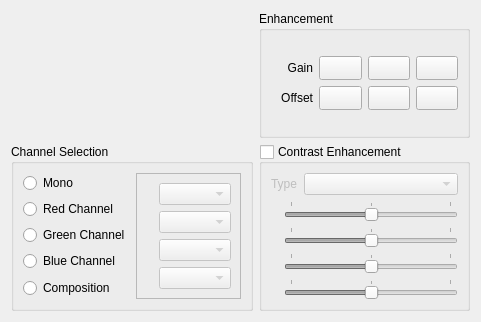
<?xml version="1.0" encoding="UTF-8"?>
<ui version="4.0">
 <class>RasterVisualWidgetForm</class>
 <widget class="QWidget" name="RasterVisualWidgetForm">
  <property name="geometry">
   <rect>
    <x>0</x>
    <y>0</y>
    <width>481</width>
    <height>322</height>
   </rect>
  </property>
  <property name="windowTitle">
   <string>Raster Visual</string>
  </property>
  <layout class="QGridLayout" name="m_mainGridLayout">
   <item row="0" column="0">
    <layout class="QGridLayout" name="m_internalGridLayout">
     <item row="0" column="0">
      <widget class="QWidget" name="m_opacityWidget" native="true">
       <property name="sizePolicy">
        <sizepolicy hsizetype="Preferred" vsizetype="Preferred">
         <horstretch>0</horstretch>
         <verstretch>0</verstretch>
        </sizepolicy>
       </property>
      </widget>
     </item>
     <item row="0" column="1">
      <widget class="QGroupBox" name="m_enhancementGroupBox">
       <property name="title">
        <string>Enhancement</string>
       </property>
       <property name="flat">
        <bool>true</bool>
       </property>
       <layout class="QGridLayout" name="gridLayout_8">
        <item row="0" column="0">
         <layout class="QGridLayout" name="gridLayout_7">
          <item row="0" column="0">
           <layout class="QGridLayout" name="gridLayout_5">
            <item row="0" column="0">
             <widget class="QLabel" name="m_gainLabel">
              <property name="minimumSize">
               <size>
                <width>40</width>
                <height>0</height>
               </size>
              </property>
              <property name="text">
               <string>Gain</string>
              </property>
              <property name="alignment">
               <set>Qt::AlignRight|Qt::AlignTrailing|Qt::AlignVCenter</set>
              </property>
             </widget>
            </item>
            <item row="0" column="1">
             <widget class="QPushButton" name="m_gainPlusPushButton">
              <property name="maximumSize">
               <size>
                <width>16777215</width>
                <height>24</height>
               </size>
              </property>
              <property name="text">
               <string/>
              </property>
              <property name="icon">
               <iconset>
                <normaloff>:/tvLite/images/plus.png</normaloff>:/tvLite/images/plus.png</iconset>
              </property>
              <property name="flat">
               <bool>false</bool>
              </property>
             </widget>
            </item>
            <item row="0" column="2">
             <widget class="QPushButton" name="m_gainMinusPushButton">
              <property name="maximumSize">
               <size>
                <width>16777215</width>
                <height>24</height>
               </size>
              </property>
              <property name="text">
               <string/>
              </property>
              <property name="icon">
               <iconset>
                <normaloff>:/tvLite/images/minus.png</normaloff>:/tvLite/images/minus.png</iconset>
              </property>
              <property name="flat">
               <bool>false</bool>
              </property>
             </widget>
            </item>
            <item row="0" column="3">
             <widget class="QPushButton" name="m_gainResetPushButton">
              <property name="maximumSize">
               <size>
                <width>16777215</width>
                <height>24</height>
               </size>
              </property>
              <property name="text">
               <string/>
              </property>
              <property name="flat">
               <bool>false</bool>
              </property>
             </widget>
            </item>
           </layout>
          </item>
          <item row="1" column="0">
           <layout class="QGridLayout" name="gridLayout_6">
            <item row="0" column="0">
             <widget class="QLabel" name="m_offSetLabel">
              <property name="minimumSize">
               <size>
                <width>40</width>
                <height>0</height>
               </size>
              </property>
              <property name="text">
               <string>Offset</string>
              </property>
              <property name="alignment">
               <set>Qt::AlignRight|Qt::AlignTrailing|Qt::AlignVCenter</set>
              </property>
             </widget>
            </item>
            <item row="0" column="1">
             <widget class="QPushButton" name="m_offsetPlusPushButton">
              <property name="maximumSize">
               <size>
                <width>16777215</width>
                <height>24</height>
               </size>
              </property>
              <property name="text">
               <string/>
              </property>
              <property name="icon">
               <iconset>
                <normaloff>:/tvLite/images/plus.png</normaloff>:/tvLite/images/plus.png</iconset>
              </property>
              <property name="flat">
               <bool>false</bool>
              </property>
             </widget>
            </item>
            <item row="0" column="2">
             <widget class="QPushButton" name="m_offsetMinusPushButton">
              <property name="maximumSize">
               <size>
                <width>16777215</width>
                <height>24</height>
               </size>
              </property>
              <property name="text">
               <string/>
              </property>
              <property name="icon">
               <iconset>
                <normaloff>:/tvLite/images/minus.png</normaloff>:/tvLite/images/minus.png</iconset>
              </property>
              <property name="flat">
               <bool>false</bool>
              </property>
             </widget>
            </item>
            <item row="0" column="3">
             <widget class="QPushButton" name="m_offsetResetPushButton">
              <property name="maximumSize">
               <size>
                <width>16777215</width>
                <height>24</height>
               </size>
              </property>
              <property name="text">
               <string/>
              </property>
             </widget>
            </item>
           </layout>
          </item>
         </layout>
        </item>
       </layout>
      </widget>
     </item>
     <item row="1" column="0">
      <widget class="QGroupBox" name="m_compositionGroupBox">
       <property name="title">
        <string>Channel Selection</string>
       </property>
       <property name="flat">
        <bool>true</bool>
       </property>
       <layout class="QGridLayout" name="gridLayout_44">
        <item row="0" column="0">
         <widget class="QRadioButton" name="m_composeMRadioButton">
          <property name="text">
           <string>Mono</string>
          </property>
         </widget>
        </item>
        <item row="0" column="1" rowspan="5">
         <widget class="QFrame" name="rasterCompositionFrame">
          <property name="enabled">
           <bool>true</bool>
          </property>
          <property name="frameShape">
           <enum>QFrame::StyledPanel</enum>
          </property>
          <property name="frameShadow">
           <enum>QFrame::Raised</enum>
          </property>
          <layout class="QGridLayout" name="gridLayout_43">
           <item row="0" column="0">
            <layout class="QGridLayout" name="gridLayout_27">
             <item row="4" column="0">
              <widget class="QLabel" name="m_composeBlueLabel">
               <property name="maximumSize">
                <size>
                 <width>14</width>
                 <height>14</height>
                </size>
               </property>
               <property name="text">
                <string/>
               </property>
               <property name="pixmap">
                <pixmap>:/bullets/images/bullet_blue.png</pixmap>
               </property>
               <property name="scaledContents">
                <bool>true</bool>
               </property>
               <property name="buddy">
                <cstring>m_composeBComboBox</cstring>
               </property>
              </widget>
             </item>
             <item row="4" column="1">
              <widget class="QComboBox" name="m_composeBComboBox">
               <property name="enabled">
                <bool>false</bool>
               </property>
               <property name="sizePolicy">
                <sizepolicy hsizetype="MinimumExpanding" vsizetype="Fixed">
                 <horstretch>0</horstretch>
                 <verstretch>0</verstretch>
                </sizepolicy>
               </property>
              </widget>
             </item>
             <item row="3" column="0">
              <widget class="QLabel" name="m_composeGreenLabel">
               <property name="maximumSize">
                <size>
                 <width>14</width>
                 <height>14</height>
                </size>
               </property>
               <property name="text">
                <string/>
               </property>
               <property name="pixmap">
                <pixmap>:/bullets/images/bullet_green.png</pixmap>
               </property>
               <property name="scaledContents">
                <bool>true</bool>
               </property>
               <property name="buddy">
                <cstring>m_composeGComboBox</cstring>
               </property>
              </widget>
             </item>
             <item row="3" column="1">
              <widget class="QComboBox" name="m_composeGComboBox">
               <property name="enabled">
                <bool>false</bool>
               </property>
               <property name="sizePolicy">
                <sizepolicy hsizetype="MinimumExpanding" vsizetype="Fixed">
                 <horstretch>0</horstretch>
                 <verstretch>0</verstretch>
                </sizepolicy>
               </property>
              </widget>
             </item>
             <item row="1" column="0">
              <widget class="QLabel" name="m_composeRedLabel">
               <property name="maximumSize">
                <size>
                 <width>14</width>
                 <height>14</height>
                </size>
               </property>
               <property name="text">
                <string/>
               </property>
               <property name="pixmap">
                <pixmap>:/bullets/images/bullet_red.png</pixmap>
               </property>
               <property name="scaledContents">
                <bool>true</bool>
               </property>
               <property name="buddy">
                <cstring>m_composeRComboBox</cstring>
               </property>
              </widget>
             </item>
             <item row="1" column="1">
              <widget class="QComboBox" name="m_composeRComboBox">
               <property name="enabled">
                <bool>false</bool>
               </property>
               <property name="sizePolicy">
                <sizepolicy hsizetype="MinimumExpanding" vsizetype="Fixed">
                 <horstretch>0</horstretch>
                 <verstretch>0</verstretch>
                </sizepolicy>
               </property>
              </widget>
             </item>
             <item row="0" column="1">
              <widget class="QComboBox" name="m_composeMComboBox">
               <property name="enabled">
                <bool>false</bool>
               </property>
               <property name="sizePolicy">
                <sizepolicy hsizetype="MinimumExpanding" vsizetype="Fixed">
                 <horstretch>0</horstretch>
                 <verstretch>0</verstretch>
                </sizepolicy>
               </property>
              </widget>
             </item>
             <item row="0" column="0">
              <widget class="QLabel" name="m_composeMonoLabel">
               <property name="maximumSize">
                <size>
                 <width>14</width>
                 <height>14</height>
                </size>
               </property>
               <property name="text">
                <string/>
               </property>
               <property name="pixmap">
                <pixmap>:/bullets/images/bullet_gray.png</pixmap>
               </property>
               <property name="scaledContents">
                <bool>true</bool>
               </property>
               <property name="buddy">
                <cstring>m_composeMComboBox</cstring>
               </property>
              </widget>
             </item>
            </layout>
           </item>
          </layout>
         </widget>
        </item>
        <item row="1" column="0">
         <widget class="QRadioButton" name="m_composeRRadioButton">
          <property name="text">
           <string>Red Channel</string>
          </property>
         </widget>
        </item>
        <item row="2" column="0">
         <widget class="QRadioButton" name="m_composeGRadioButton">
          <property name="text">
           <string>Green Channel</string>
          </property>
         </widget>
        </item>
        <item row="3" column="0">
         <widget class="QRadioButton" name="m_composeBRadioButton">
          <property name="text">
           <string>Blue Channel</string>
          </property>
         </widget>
        </item>
        <item row="4" column="0">
         <widget class="QRadioButton" name="m_composeCRadioButton">
          <property name="text">
           <string>Composition</string>
          </property>
         </widget>
        </item>
       </layout>
      </widget>
     </item>
     <item row="1" column="1">
      <widget class="QGroupBox" name="m_contrastGroupBox">
       <property name="title">
        <string>Contrast Enhancement</string>
       </property>
       <property name="flat">
        <bool>true</bool>
       </property>
       <property name="checkable">
        <bool>true</bool>
       </property>
       <property name="checked">
        <bool>false</bool>
       </property>
       <layout class="QGridLayout" name="gridLayout_4">
        <item row="0" column="0">
         <layout class="QGridLayout" name="gridLayout_3">
          <item row="1" column="0">
           <layout class="QGridLayout" name="gridLayout_2">
            <item row="0" column="0">
             <widget class="QLabel" name="m_rContrastLabel">
              <property name="maximumSize">
               <size>
                <width>14</width>
                <height>14</height>
               </size>
              </property>
              <property name="text">
               <string/>
              </property>
              <property name="pixmap">
               <pixmap>:/bullets/images/bullet_red.png</pixmap>
              </property>
              <property name="scaledContents">
               <bool>true</bool>
              </property>
             </widget>
            </item>
            <item row="0" column="1">
             <widget class="QSlider" name="m_contrastRHorizontalSlider">
              <property name="minimumSize">
               <size>
                <width>100</width>
                <height>0</height>
               </size>
              </property>
              <property name="maximum">
               <number>200</number>
              </property>
              <property name="singleStep">
               <number>10</number>
              </property>
              <property name="sliderPosition">
               <number>100</number>
              </property>
              <property name="tracking">
               <bool>true</bool>
              </property>
              <property name="orientation">
               <enum>Qt::Horizontal</enum>
              </property>
              <property name="tickPosition">
               <enum>QSlider::TicksAbove</enum>
              </property>
              <property name="tickInterval">
               <number>100</number>
              </property>
             </widget>
            </item>
            <item row="1" column="0">
             <widget class="QLabel" name="m_gContrastLabel">
              <property name="maximumSize">
               <size>
                <width>14</width>
                <height>14</height>
               </size>
              </property>
              <property name="text">
               <string/>
              </property>
              <property name="pixmap">
               <pixmap>:/bullets/images/bullet_green.png</pixmap>
              </property>
              <property name="scaledContents">
               <bool>true</bool>
              </property>
             </widget>
            </item>
            <item row="1" column="1">
             <widget class="QSlider" name="m_contrastGHorizontalSlider">
              <property name="minimumSize">
               <size>
                <width>100</width>
                <height>0</height>
               </size>
              </property>
              <property name="maximum">
               <number>200</number>
              </property>
              <property name="singleStep">
               <number>10</number>
              </property>
              <property name="sliderPosition">
               <number>100</number>
              </property>
              <property name="tracking">
               <bool>true</bool>
              </property>
              <property name="orientation">
               <enum>Qt::Horizontal</enum>
              </property>
              <property name="tickPosition">
               <enum>QSlider::TicksAbove</enum>
              </property>
              <property name="tickInterval">
               <number>100</number>
              </property>
             </widget>
            </item>
            <item row="2" column="0">
             <widget class="QLabel" name="m_bContrastLabel">
              <property name="maximumSize">
               <size>
                <width>14</width>
                <height>14</height>
               </size>
              </property>
              <property name="text">
               <string/>
              </property>
              <property name="pixmap">
               <pixmap>:/bullets/images/bullet_blue.png</pixmap>
              </property>
              <property name="scaledContents">
               <bool>true</bool>
              </property>
             </widget>
            </item>
            <item row="2" column="1">
             <widget class="QSlider" name="m_contrastBHorizontalSlider">
              <property name="minimumSize">
               <size>
                <width>100</width>
                <height>0</height>
               </size>
              </property>
              <property name="maximum">
               <number>200</number>
              </property>
              <property name="singleStep">
               <number>10</number>
              </property>
              <property name="sliderPosition">
               <number>100</number>
              </property>
              <property name="tracking">
               <bool>true</bool>
              </property>
              <property name="orientation">
               <enum>Qt::Horizontal</enum>
              </property>
              <property name="tickPosition">
               <enum>QSlider::TicksAbove</enum>
              </property>
              <property name="tickInterval">
               <number>100</number>
              </property>
             </widget>
            </item>
            <item row="3" column="0">
             <widget class="QLabel" name="m_mContrastLabel">
              <property name="maximumSize">
               <size>
                <width>14</width>
                <height>14</height>
               </size>
              </property>
              <property name="text">
               <string/>
              </property>
              <property name="pixmap">
               <pixmap>:/bullets/images/bullet_gray.png</pixmap>
              </property>
              <property name="scaledContents">
               <bool>true</bool>
              </property>
             </widget>
            </item>
            <item row="3" column="1">
             <widget class="QSlider" name="m_contrastMHorizontalSlider">
              <property name="minimumSize">
               <size>
                <width>100</width>
                <height>0</height>
               </size>
              </property>
              <property name="maximum">
               <number>200</number>
              </property>
              <property name="singleStep">
               <number>10</number>
              </property>
              <property name="sliderPosition">
               <number>100</number>
              </property>
              <property name="tracking">
               <bool>true</bool>
              </property>
              <property name="orientation">
               <enum>Qt::Horizontal</enum>
              </property>
              <property name="tickPosition">
               <enum>QSlider::TicksAbove</enum>
              </property>
              <property name="tickInterval">
               <number>100</number>
              </property>
             </widget>
            </item>
           </layout>
          </item>
          <item row="0" column="0">
           <layout class="QGridLayout" name="gridLayout">
            <item row="0" column="0">
             <widget class="QLabel" name="m_contrastTypeLabel">
              <property name="text">
               <string>Type</string>
              </property>
             </widget>
            </item>
            <item row="0" column="1">
             <widget class="QComboBox" name="m_contrastTypeComboBox">
              <property name="sizePolicy">
               <sizepolicy hsizetype="MinimumExpanding" vsizetype="Fixed">
                <horstretch>0</horstretch>
                <verstretch>0</verstretch>
               </sizepolicy>
              </property>
             </widget>
            </item>
           </layout>
          </item>
         </layout>
        </item>
       </layout>
      </widget>
     </item>
    </layout>
   </item>
  </layout>
 </widget>
 <resources>
  <include location="F:/Funcate/CD_ENTREGA/applications/terraViewLite/tvLite.qrc"/>
  <include location="C:/Qt/tvLite.qrc"/>
 </resources>
 <connections/>
</ui>
